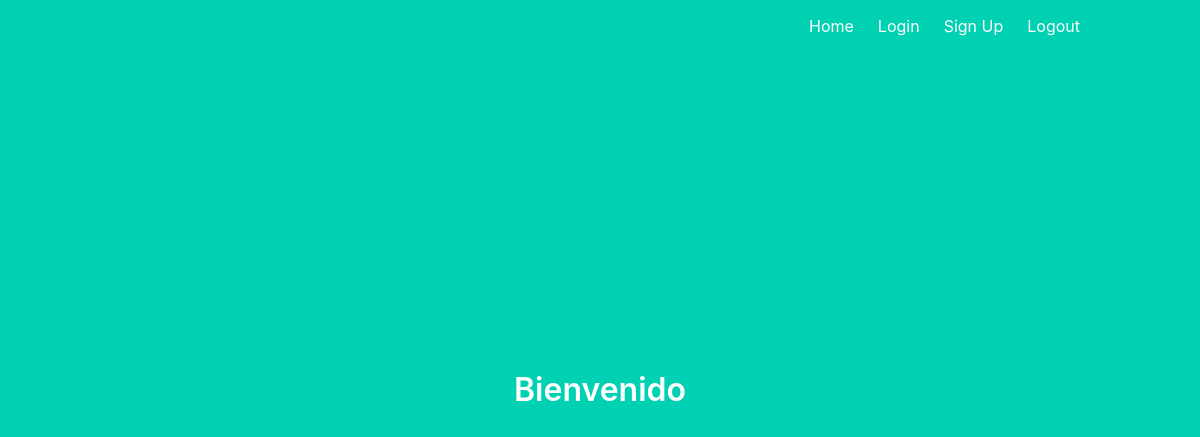
The app's page /view_contest/7, older data.
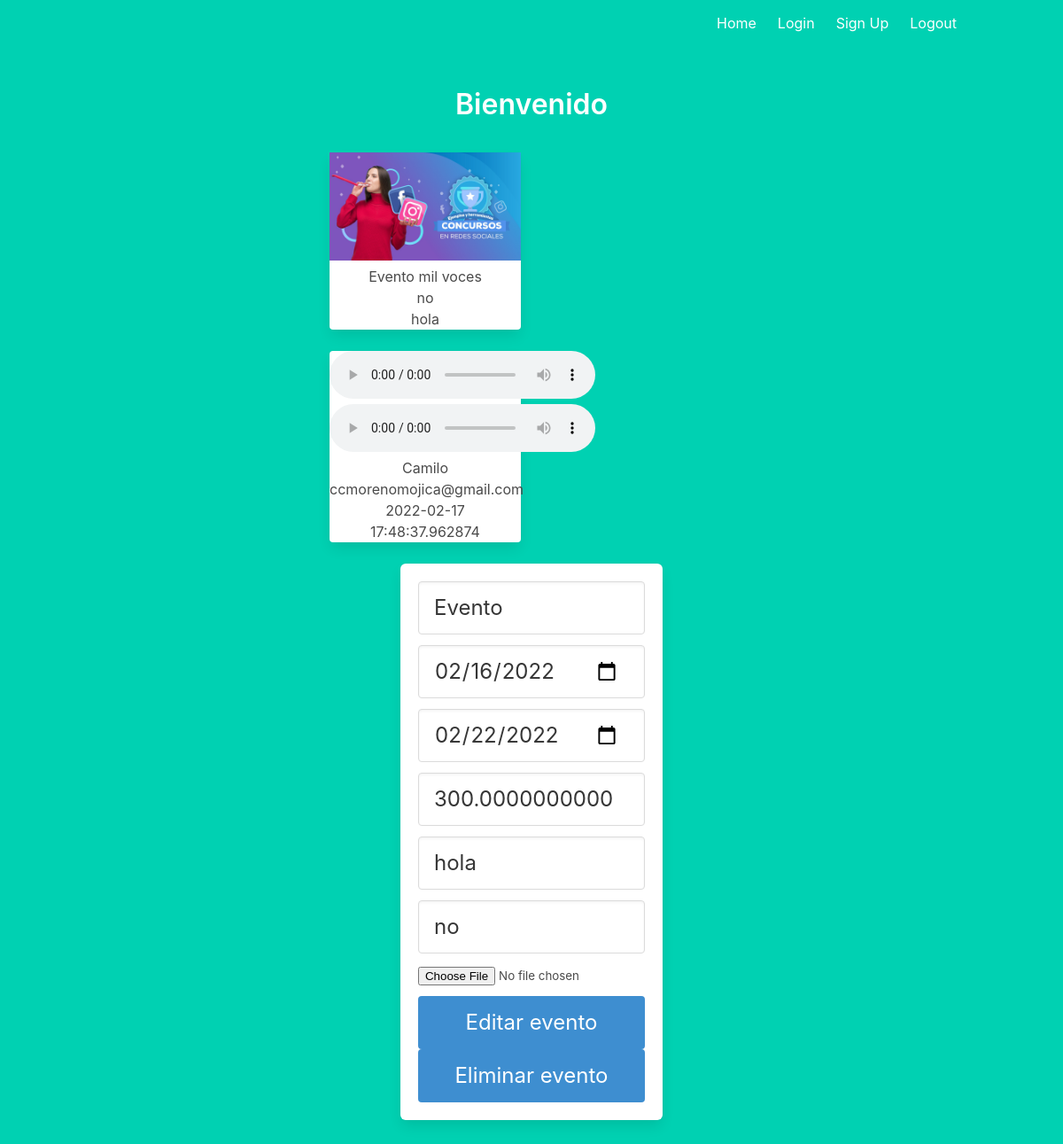
The same page, newer data.
### models.py (models this page shows)
class Contest(db.Model):
    id_contest = db.Column(db.Integer, primary_key=True)
    id_user = db.Column(db.Integer)
    contest_name = db.Column(db.String(100))
    banner_name = db.Column(db.String(100))
    url_contest = db.Column(db.String(100))
    start_date = db.Column(db.DateTime)
    end_date = db.Column(db.DateTime)
    award = db.Column(db.Numeric())
    dialog = db.Column(db.String(100))
    desciption = db.Column(db.String(100))

class Proposal(db.Model):
    id_proposal = db.Column(db.Integer, primary_key=True)
    id_contest = db.Column(db.Integer)
    create_date = db.Column(db.DateTime)
    full_name_speaker = db.Column(db.String(100))
    email = db.Column(db.String(200))
    dialogo_sound = db.Column(db.String(100))
    dialogo_sound_convert = db.Column(db.String(100))
    formato = db.Column(db.String(100))
    state_voice = db.Column(db.String(100))
    observacion = db.Column(db.String(8))

### main.py (the view)
@main.route('/view_contest/<id>',methods=['GET', 'POST'])
def view_contest(id):
    query = Contest.query.filter_by(id_contest=id).all()
    query_speaker = Proposal.query.filter_by(id_contest=id).order_by(Proposal.create_date).all()
    return render_template('view_contest.html',query=query, speaker =query_speaker)

### templates/view_contest.html
{% extends "base.html" %}
{% block content %}
<h1 class="title">
  Bienvenido
</h1>
<div class="container">
  <div class="column is-3 is-offset-3">
        {% for task in query%}
        <div class="card">
          <img class="card-img-top" src="/static/uploads/images{{task.banner_name}}" alt="Card image cap">
          <div class="card-body">
            <h5 class="card-title">{{task.contest_name}} </h5>
            <p class="card-text">{{task.desciption}}</p>
            <p class="card-text">{{task.dialog}}</p>
          </div>
        </div>
        {% endfor %}
  </div>
</div>
<div class="container">
<div class="column is-3 is-offset-3">
  <div class="col-sm-10">
       {% for task in speaker%}
        <div class="card">
            <audio controls style = "height: 54px" > <source src="/static/uploads/dialog_song_convert/{{task.dialogo_sound}}" type="audio/mp3"> </audio>
            <audio controls style = "height: 54px" > <source src="/static/uploads/dialog_song/{{task.dialogo_sound}}" type="audio/wav"> </audio>
            <div class="card-body">
            <h5 class="card-title">{{task.full_name_speaker}} </h5>
            <p class="card-text">{{task.email}}</p>
            <p class="card-text">{{task.create_date}}</p>
        </div>
        {% endfor %}
  </div>
</div>
</div>
<div class="container">
{% for task in query%}
<div class="column is-4 is-offset-4">
    <div class="box">
        <form method="POST" action="/edit_contest/{{task.id_contest}}">
            <div class="field">
                <div class="control">
                    <input class="input is-large" type="text" name="contest_name" placeholder="Nombre del evento" value={{task.contest_name}} autofocus="">
                </div>
            </div>
            <div class="field">
                <div class="control">
                    <input class="input is-large" type="date" name="start_date" placeholder="Fecha de inicio" value={{task.start_date}} autofocus="">
                </div>
            </div>
            <div class="field">
                <div class="control">
                    <input class="input is-large" type="date" name="end_date" placeholder="Fecha de terminaciòn"  value={{task.end_date}} autofocus="">
                </div>
            </div>
            <div class="field">
                <div class="control">
                    <input class="input is-large" type="number" name="award" placeholder="Premio" value={{task.award}}>
                </div>
            </div>
            <div class="field">
                <div class="control">
                    <input class="input is-large" type="text" name="dialog" placeholder="Guion" value={{task.dialog}}>
                </div>
            </div>
                        <div class="field">
                <div class="control">
                    <input class="input is-large" type="text" name="desciption" placeholder="Descripciòn" value={{task.desciption}} >
                </div>
            </div>
             <div class="field">
                     <input type="file" name="file" >
            </div>
            <button class="button is-block is-info is-large is-fullwidth">Editar evento</button>
            <button  formaction="/delete_contest/{{task.id_contest}}" class="button is-block is-info is-large is-fullwidth">Eliminar evento</button>
        </form>
    </div>
</div>
{% endfor %}
</div>
{% endblock %}

### templates/base.html (shortened to what this page needs)
<!DOCTYPE html>
<html>
<head>
    <link rel="stylesheet" href="https://cdnjs.cloudflare.com/ajax/libs/bulma/0.7.2/css/bulma.min.css" />
</head>
<body>
    <section class="hero is-primary is-fullheight">
        <div class="hero-head">
            <nav class="navbar">
                <div class="container">
                    <div id="navbarMenuHeroA" class="navbar-menu">
                        <div class="navbar-end">
                            <a href="{{ url_for('main.index') }}" class="navbar-item">
                                Home
                            </a>
                            <a href="{{ url_for('auth.login') }}" class="navbar-item">
                                Login
                            </a>
                            <a href="{{ url_for('auth.signup') }}" class="navbar-item">
                                Sign Up
                            </a>
                            <a href="{{ url_for('auth.logout') }}" class="navbar-item">
                                Logout
                            </a>
                        </div>
                    </div>
                </div>
            </nav>
        </div>
        <div class="hero-body">
            <div class="container has-text-centered">
               {% block content %}
               {% endblock %}
            </div>
        </div>
    </section>
</body>
</html>

Row changes from the older to the newer data that the page shows:
added Contest: banner_name (picture), contest_name "Evento mil voces", desciption "no", dialog "hola", award "300.0000000000"
added Proposal: full_name_speaker "Camilo", email "ccmorenomojica@gmail.com", create_date "2022-02-17 17:48:37.962874"
